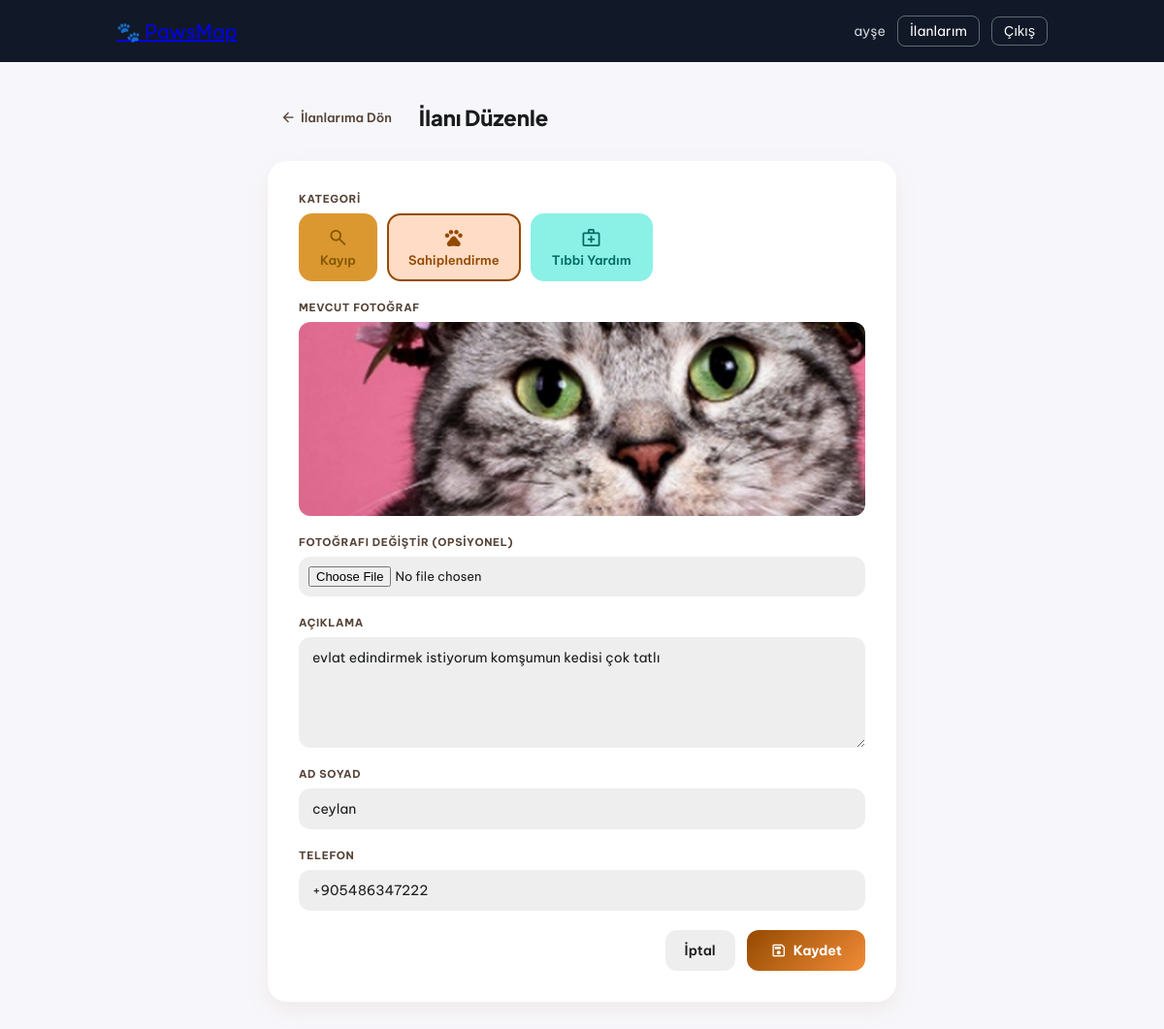
/profile/edit/2/ (signed in), run on the app's committed database.
### core/models.py (models this page shows, shortened)
class AnimalReport(models.Model):
    CATEGORY_CHOICES = [
        ("lost", "Kayıp"),
        ("adoption", "Sahiplendirme"),
        ("medical", "Medikal Yardım"),
    ]
    STATUS_CHOICES = [
        ("pending", "Beklemede"),
        ("approved", "Onaylandı"),
        ("rejected", "Reddedildi"),
    ]
    category = models.CharField(max_length=20, choices=CATEGORY_CHOICES)
    status = models.CharField(max_length=20, choices=STATUS_CHOICES, default="pending")
    details = models.TextField(max_length=500)
    full_name = models.CharField(max_length=120)
    phone = models.CharField(max_length=30)
    latitude = models.DecimalField(max_digits=9, decimal_places=6, null=True, blank=True)
    longitude = models.DecimalField(max_digits=10, decimal_places=6, null=True, blank=True)
    photo = models.ImageField(upload_to="animal_reports/", blank=True, null=True)
    reporter = models.ForeignKey(
        settings.AUTH_USER_MODEL,
        on_delete=models.SET_NULL,
        null=True,
        blank=True,
        related_name="animal_reports",
    )
    created_at = models.DateTimeField(auto_now_add=True)
    class Meta:
        verbose_name = "Hayvan İlanı"
        verbose_name_plural = "Hayvan İlanları"

### core/views.py (the view, shortened to what this page needs)
# urls.py: path('profile/edit/<int:report_id>/', views.edit_report_view, name='edit_report'),
@login_required
def edit_report_view(request, report_id):
    report = get_object_or_404(AnimalReport, id=report_id, reporter=request.user)
    return render(request, "edit_report.html", {"report": report})

### templates/edit_report.html (shortened to what this page needs)
{% extends 'base.html' %}
{% block content %}
<div class="edit-report-page">
  <div class="edit-report-header">
    <a href="{% url 'profile' %}" class="edit-back-btn">
      <span class="material-symbols-outlined">arrow_back</span>
      İlanlarıma Dön
    </a>
    <h2>İlanı Düzenle</h2>
  </div>
  <div class="edit-report-card">
    <form method="post" enctype="multipart/form-data">
      <div class="edit-field">
        <label class="edit-label">Kategori</label>
        <div class="edit-category-grid">
          <label class="edit-cat-option">
            <div class="edit-cat-box lost-cat">
              <span class="material-symbols-outlined">search</span>
              <span>Kayıp</span>
            </div>
          </label>
          <label class="edit-cat-option">
            <div class="edit-cat-box adoption-cat">
              <span class="material-symbols-outlined">pets</span>
              <span>Sahiplendirme</span>
            </div>
          </label>
          <label class="edit-cat-option">
            <div class="edit-cat-box medical-cat">
              <span class="material-symbols-outlined">medical_services</span>
              <span>Tıbbi Yardım</span>
            </div>
          </label>
        </div>
      </div>
      {% if report.photo %}
      <div class="edit-field">
        <label class="edit-label">Mevcut Fotoğraf</label>
        <img src="{{ report.photo.url }}" alt="Mevcut fotoğraf" class="edit-current-photo">
      </div>
      {% endif %}
      <div class="edit-field">
        <label class="edit-label">Fotoğrafı Değiştir (opsiyonel)</label>
        <input type="file" name="photo" accept="image/*" class="edit-file-input">
      </div>
      <div class="edit-field">
        <label class="edit-label" for="details">Açıklama</label>
        <textarea class="edit-textarea" id="details" name="details"
                  rows="5" maxlength="500">{{ report.details }}</textarea>
      </div>
      <div class="edit-field">
        <label class="edit-label" for="full_name">Ad Soyad</label>
        <input class="edit-input" type="text" id="full_name" name="full_name"
               value="{{ report.full_name }}">
      </div>
      <div class="edit-field">
        <label class="edit-label" for="phone">Telefon</label>
        <input class="edit-input" type="tel" id="phone" name="phone"
               value="{{ report.phone }}">
      </div>
      <div class="edit-actions">
        <a href="{% url 'profile' %}" class="edit-cancel-btn">İptal</a>
        <button type="submit" class="edit-save-btn">
          <span class="material-symbols-outlined">save</span>
          Kaydet
        </button>
      </div>
    </form>
  </div>
</div>
{% endblock %}

### templates/base.html (shortened to what this page needs)
{% load static %}
<!doctype html>
<html lang="tr">
<head>
  <link rel="stylesheet" href="{% static 'css/style.css' %}">
</head>
<body>
{% block fullpage %}
  <header class="site-header">
    <div class="container">
      <a href="{% url 'map' %}" class="logo">🐾 PawsMap</a>
      <nav class="site-actions">
        {% if request.user.is_authenticated %}
          <span class="site-user">{{ request.user.first_name|default:request.user.username }}</span>
          <a href="{% url 'profile' %}" class="site-link">İlanlarım</a>
          <form action="{% url 'logout' %}" method="post" style="display:inline">
            <button class="site-link-btn" type="submit">Çıkış</button>
          </form>
        {% else %}
          <a class="site-link" href="{% url 'login' %}">Giriş</a>
          <a class="site-link" href="{% url 'register' %}">Kayıt</a>
        {% endif %}
      </nav>
    </div>
  </header>
  <main class="container">
    {% block content %}{% endblock %}
  </main>
{% endblock %}
</body>
</html>

### static/css/style.css (style rules this page uses)
* { box-sizing: border-box; }
body { margin: 0; font-family: "Segoe UI", Arial, sans-serif; background: #f7f7fb; color: #1f2430; }
.container { width: min(960px, 92%); margin: 0 auto; }
.site-header { background: #111827; color: #ffffff; padding: 1rem 0; }
.site-header .container { display: flex; align-items: center; justify-content: space-between; gap: 1rem; }
.logo { margin: 0; font-size: 1.25rem; }
.site-actions { display: flex; align-items: center; gap: 0.75rem; }
.site-user { font-size: 0.875rem; color: #d1d5db; }
.site-link, .site-link-btn { color: #ffffff; text-decoration: none; border: 1px solid rgba(255, 255, 255, 0.35); background: transparent; padding: 0.375rem 0.75rem; border-radius: 0.5rem; font-size: 0.875rem; cursor: pointer; }
:root { --primary: #944a00; --primary-container: #f28c38; --secondary: #006a63; --secondary-container: #8bf1e6; --tertiary: #835500; --tertiary-container: #db9830; --surface: #f9f9f9; --surface-container-low: #f3f3f3; --surface-container: #eeeeee; --surface-container-lowest: #ffffff; --on-surface: #1a1c1c; --on-surface-variant: #554337; --outline-variant: #dbc2b2; --shadow-primary: rgba(148,74,0,0.08); }
body { font-family: 'Be Vietnam Pro', sans-serif; color: var(--on-surface); }
h1,h2,h3,h4 { font-family: 'Plus Jakarta Sans', sans-serif; }

### templates/edit_report.html (style rules this page uses)
.edit-report-page { max-width: 680px; margin: 40px auto; padding: 0 16px; }
.edit-report-header { display: flex; align-items: center; gap: 16px; margin-bottom: 28px; }
.edit-report-header h2 { font-size: 22px; font-weight: 800; margin: 0; }
.edit-back-btn { display: flex; align-items: center; gap: 4px; color: var(--on-surface-variant); text-decoration: none; font-size: 13px; font-weight: 600; padding: 8px 12px; border-radius: 10px; transition: background .2s; }
.edit-back-btn .material-symbols-outlined { font-size: 18px; }
.edit-report-card { background: var(--surface-container-lowest); border-radius: 20px; padding: 32px; box-shadow: 0 8px 24px var(--shadow-primary); }
.edit-field { margin-bottom: 20px; display: flex; flex-direction: column; gap: 8px; }
.edit-label { font-size: 11px; font-weight: 700; text-transform: uppercase; letter-spacing: .06em; color: var(--on-surface-variant); }
.edit-category-grid { display: flex; gap: 10px; }
.edit-cat-box { display: flex; flex-direction: column; align-items: center; gap: 4px; padding: 12px 20px; border-radius: 14px; font-size: 13px; font-weight: 600; cursor: pointer; border: 2px solid transparent; transition: all .2s; }
.edit-cat-option input:checked + .edit-cat-box { border-color: var(--primary); }
.lost-cat { background: var(--tertiary-container); color: var(--tertiary); }
.adoption-cat { background: #ffdcc5; color: var(--primary); }
.medical-cat { background: var(--secondary-container); color: var(--secondary); }
.edit-cat-box .material-symbols-outlined { font-size: 22px; }
.edit-current-photo { width: 100%; max-height: 200px; object-fit: cover; border-radius: 12px; }
.edit-file-input { padding: 10px; background: var(--surface-container); border: none; border-radius: 12px; font-family: 'Be Vietnam Pro', sans-serif; font-size: 13px; cursor: pointer; }
.edit-input, .edit-textarea { padding: 12px 14px; background: var(--surface-container); border: none; border-radius: 12px; font-family: 'Be Vietnam Pro', sans-serif; font-size: 14px; color: var(--on-surface); outline: none; transition: background .2s; resize: vertical; }
.edit-actions { display: flex; justify-content: flex-end; gap: 12px; margin-top: 8px; }
.edit-cancel-btn { padding: 12px 20px; border-radius: 12px; background: var(--surface-container); color: var(--on-surface); text-decoration: none; font-weight: 600; font-size: 14px; transition: background .2s; }
.edit-save-btn { display: flex; align-items: center; gap: 6px; padding: 12px 24px; border-radius: 12px; background: linear-gradient(135deg, var(--primary), var(--primary-container)); color: #fff; border: none; font-weight: 700; font-size: 14px; cursor: pointer; font-family: 'Be Vietnam Pro', sans-serif; transition: transform .15s; }
.edit-save-btn .material-symbols-outlined { font-size: 18px; }

### data on the page
AnimalReport: photo (picture), details "evlat edindirmek istiyorum komşumun kedisi çok tatlı", full_name "ceylan", phone "+905486347222"

### other printed values
{{ request.user.first_name|default:request.user.username }} "ayşe"
